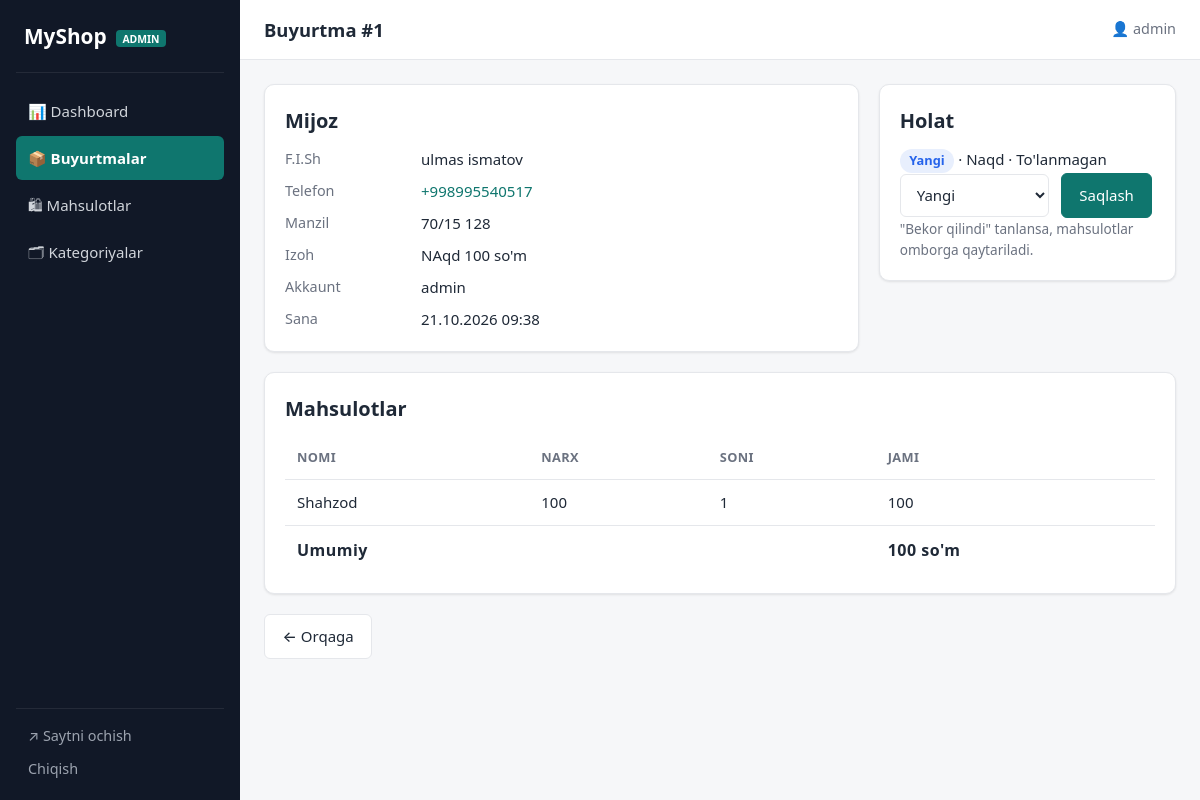
Page /panel/orders/1/ (signed in) on the committed database.
### marketapp/models.py (models this page shows, shortened)
class Order(models.Model):
    STATUS_CHOICES = [
        ('new', 'Yangi'),
        ('paid', "To'langan"),
        ('shipping', 'Yetkazilmoqda'),
        ('delivered', 'Yetkazildi'),
        ('canceled', 'Bekor qilindi'),
    ]
    PAYMENT_CHOICES = [
        ('cash', 'Naqd'),
        ('click', 'Click'),
        ('payme', 'Payme'),
    ]
    user = models.ForeignKey(User, on_delete=models.SET_NULL, null=True, blank=True, related_name='orders')
    full_name = models.CharField("F.I.Sh", max_length=150)
    phone = models.CharField("Telefon", max_length=13)
    address = models.TextField("Manzil")
    comment = models.TextField("Izoh", blank=True)
    total_price = models.DecimalField(max_digits=12, decimal_places=2, default=0)
    status = models.CharField(max_length=20, choices=STATUS_CHOICES, default='new')
    payment_method = models.CharField(max_length=20, choices=PAYMENT_CHOICES, default='cash')
    is_paid = models.BooleanField(default=False)
    created_at = models.DateTimeField(auto_now_add=True)
    class Meta:
        ordering = ['-created_at']

class OrderItem(models.Model):
    order = models.ForeignKey(Order, on_delete=models.CASCADE, related_name='items')
    product = models.ForeignKey(Product, on_delete=models.SET_NULL, null=True)
    product_name = models.CharField(max_length=200)                  # mahsulot o'chirilsa ham nomi saqlanadi
    price = models.DecimalField(max_digits=12, decimal_places=2)     # sotilgan paytdagi narx
    quantity = models.PositiveIntegerField(default=1)
    @property
    def total(self):
        return self.price * self.quantity

### marketapp/views.py (the view, shortened to what this page needs)
# urls.py: path('panel/orders/<int:pk>/', views.panel_order_detail, name='panel_order_detail'),
@staff_required
def panel_order_detail(request, pk):
    order = get_object_or_404(Order.objects.prefetch_related('items'), pk=pk)
    return render(request, 'shop/panel/order_detail.html', {'order': order, 'statuses': Order.STATUS_CHOICES})

### marketapp/views.py (called while the page is built)
def cart_count(request):
    return {'cart_count': len(Cart(request))}

    def __len__(self):
        return sum(self.cart.values())

### marketapp/templates/shop/panel/order_detail.html (shortened to what this page needs)
{% extends 'shop/panel/base.html' %}
{% load humanize %}
{% block page_title %}Buyurtma #{{ order.id }}{% endblock %}
{% block content %}
<div class="grid-2">
  <div class="card">
    <h2>Mijoz</h2>
    <dl class="info">
      <dt>F.I.Sh</dt><dd>{{ order.full_name }}</dd>
      <dt>Telefon</dt><dd><a href="tel:{{ order.phone }}">{{ order.phone }}</a></dd>
      <dt>Manzil</dt><dd>{{ order.address }}</dd>
      {% if order.comment %}<dt>Izoh</dt><dd>{{ order.comment }}</dd>{% endif %}
      <dt>Akkaunt</dt><dd>{{ order.user.username|default:"Mehmon" }}</dd>
      <dt>Sana</dt><dd>{{ order.created_at|date:"d.m.Y H:i" }}</dd>
    </dl>
  </div>
  <div class="card">
    <h2>Holat</h2>
    <p>
      <span class="status status--{{ order.status }}">{{ order.get_status_display }}</span>
      · {{ order.get_payment_method_display }}
      · {% if order.is_paid %}To'langan ✅{% else %}To'lanmagan{% endif %}
    </p>
    {% if order.status != 'canceled' %}
    <form method="post" class="row">
      <select name="status" style="width:auto">
        {% for key, label in statuses %}
          <option value="{{ key }}" {% if key == order.status %}selected{% endif %}>{{ label }}</option>
        {% endfor %}
      </select>
      <button class="btn btn--primary">Saqlash</button>
    </form>
    <p class="muted small">"Bekor qilindi" tanlansa, mahsulotlar omborga qaytariladi.</p>
    {% endif %}
  </div>
</div>
<div class="card">
  <h2>Mahsulotlar</h2>
  <table class="table">
    <thead><tr><th>Nomi</th><th>Narx</th><th>Soni</th><th>Jami</th></tr></thead>
    <tbody>
      {% for item in order.items.all %}
      <tr>
        <td>{{ item.product_name }}</td>
        <td>{{ item.price|floatformat:0|intcomma }}</td>
        <td>{{ item.quantity }}</td>
        <td>{{ item.total|floatformat:0|intcomma }}</td>
      </tr>
      {% endfor %}
    </tbody>
    <tfoot>
      <tr><th colspan="3">Umumiy</th><th>{{ order.total_price|floatformat:0|intcomma }} so'm</th></tr>
    </tfoot>
  </table>
</div>
<a href="{% url 'panel_orders' %}" class="btn">← Orqaga</a>
{% endblock %}

### marketapp/templates/shop/panel/base.html (shortened to what this page needs)
{% load static %}
<!DOCTYPE html>
<html lang="uz">
<head>
  <link rel="stylesheet" href="{% static 'includes/components.css' %}">
  <link rel="stylesheet" href="{% static 'panel/panel.css' %}">
</head>
<body class="panel">
  <aside class="sidebar" id="sidebar">
    <a href="{% url 'panel_dashboard' %}" class="sidebar__logo">MyShop <small>admin</small></a>
    {% with url_name=request.resolver_match.url_name %}
    <nav class="sidebar__nav">
      <a href="{% url 'panel_dashboard' %}" class="{% if url_name == 'panel_dashboard' %}active{% endif %}">📊 Dashboard</a>
      <a href="{% url 'panel_orders' %}" class="{% if 'order' in url_name %}active{% endif %}">📦 Buyurtmalar</a>
      <a href="{% url 'panel_products' %}" class="{% if 'product' in url_name %}active{% endif %}">🛍 Mahsulotlar</a>
      <a href="{% url 'panel_categories' %}" class="{% if 'categor' in url_name %}active{% endif %}">🗂 Kategoriyalar</a>
    </nav>
    {% endwith %}
    <div class="sidebar__bottom">
      <a href="{% url 'home' %}" target="_blank">↗ Saytni ochish</a>
      <form method="post" action="{% url 'logout' %}">{% csrf_token %}<button class="link">Chiqish</button></form>
    </div>
  </aside>
  <div class="panel__main">
    <header class="topbar">
      <h1 class="topbar__title">{% block page_title %}{% endblock %}</h1>
      <span class="topbar__user">👤 {{ user.username }}</span>
    </header>
    <section class="panel__content">{% block content %}{% endblock %}</section>
  </div>
</body>
</html>

### marketapp/static/includes/components.css (style rules this page uses)
:root { --primary: #0f766e; --primary-dark: #0b5d57; --primary-light: #e6f4f2; --accent: #f97316; --danger: #dc2626; --danger-light: #fdecec; --warning: #d97706; --warning-light: #fef3e2; --success: #16a34a; --success-light: #e8f7ee; --info: #2563eb; --info-light: #e8effd; --text: #1f2937; --text-muted: #6b7280; --border: #e5e7eb; --bg: #f6f7f9; --white: #ffffff; --radius: 10px; --radius-sm: 6px; --shadow: 0 1px 3px rgba(0, 0, 0, .06), 0 1px 2px rgba(0, 0, 0, .04); --shadow-lg: 0 10px 25px rgba(0, 0, 0, .08); --container: 1200px; --font: system-ui, -apple-system, "Segoe UI", Roboto, Arial, sans-serif; }
*, *::before, *::after { box-sizing: border-box; margin: 0; padding: 0; }
body { font-family: var(--font); font-size: 15px; line-height: 1.55; color: var(--text); background: var(--bg); }
a { color: var(--primary); text-decoration: none; }
h1 { font-size: 1.75rem; line-height: 1.25; margin-bottom: 1rem; }
h2 { font-size: 1.25rem; margin-bottom: .75rem; }
.muted { color: var(--text-muted); }
.small { font-size: .85rem; }
.row { display: flex; gap: .75rem; align-items: center; flex-wrap: wrap; }
.btn { display: inline-flex; align-items: center; justify-content: center; gap: .4rem; padding: .6rem 1.1rem; font: inherit; font-weight: 500; color: var(--text); background: var(--white); border: 1px solid var(--border); border-radius: var(--radius-sm); cursor: pointer; transition: background .15s, border-color .15s, color .15s; white-space: nowrap; }
.btn--primary { background: var(--primary); border-color: var(--primary); color: var(--white); }
button.link { background: none; border: none; font: inherit; color: var(--primary); cursor: pointer; padding: 0; }
.card { background: var(--white); border: 1px solid var(--border); border-radius: var(--radius); padding: 1.25rem; box-shadow: var(--shadow); margin-bottom: 1.25rem; }
.status { display: inline-block; padding: .15rem .6rem; font-size: .8rem; font-weight: 600; border-radius: 999px; white-space: nowrap; }
.status--new { background: var(--info-light); color: var(--info); }
.table { width: 100%; border-collapse: collapse; }
.table th, .table td { padding: .7rem .75rem; text-align: left; border-bottom: 1px solid var(--border); vertical-align: middle; }
.table th { font-size: .8rem; font-weight: 600; color: var(--text-muted); text-transform: uppercase; letter-spacing: .03em; }
.table tfoot th { font-size: 1rem; color: var(--text); text-transform: none; border-bottom: none; }
input:not([type="checkbox"]):not([type="radio"]):not([type="file"]):not([type="hidden"]), select, textarea { width: 100%; padding: .6rem .75rem; font: inherit; color: var(--text); background: var(--white); border: 1px solid var(--border); border-radius: var(--radius-sm); transition: border-color .15s, box-shadow .15s; }

### rows in the picture
Order: id "1", full_name "ulmas ismatov", phone "+998995540517", address "70/15 128", comment "NAqd 100 so'm", user.username "admin", created_at "21.10.2026 09:38", status "Yangi", payment_method "Naqd", total_price "100"
OrderItem: product_name "Shahzod", price "100", quantity "1", total "100"

### other values in the picture
{{ user.username }} "admin"
